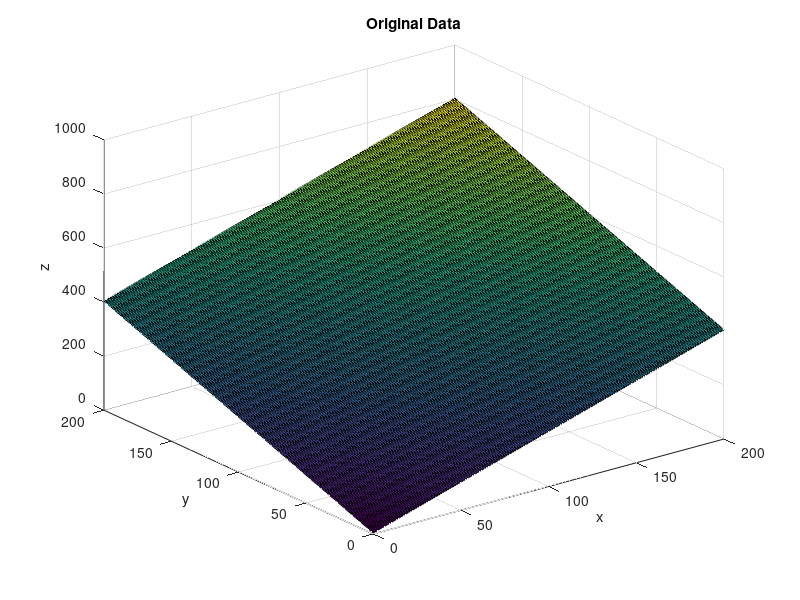
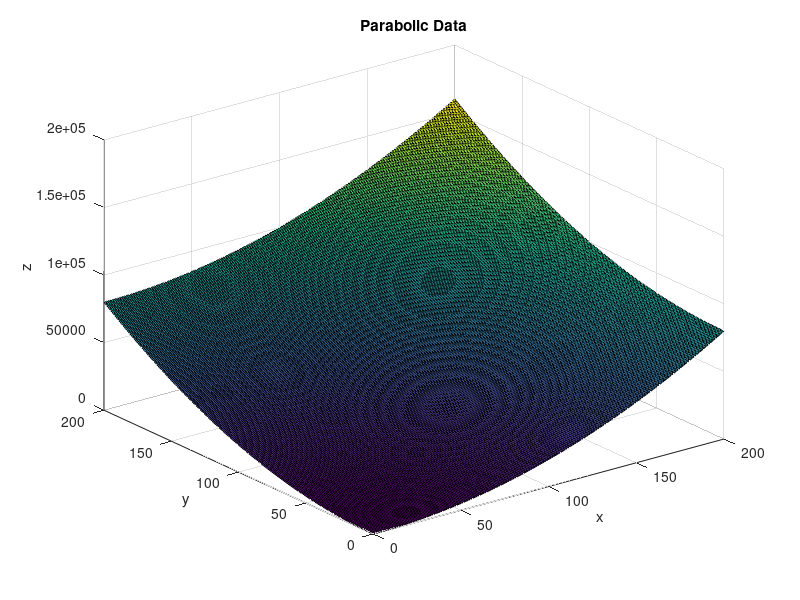
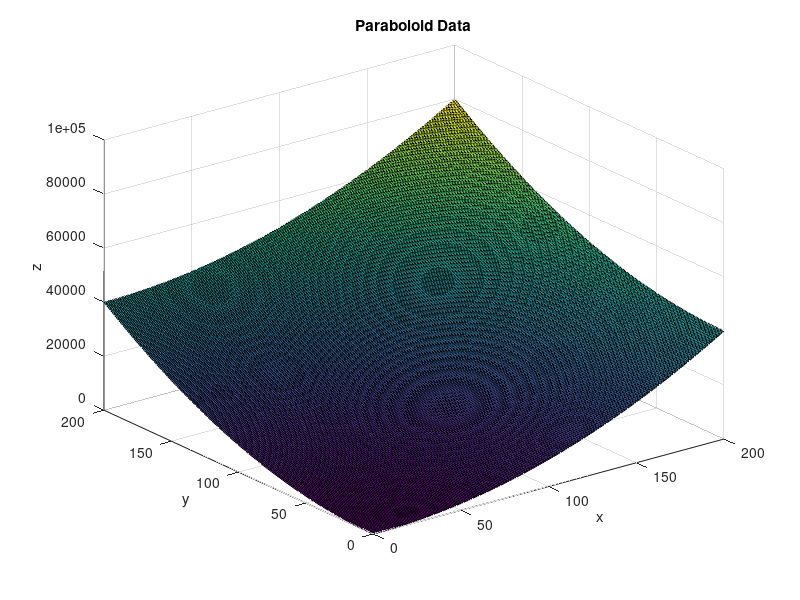

These charts were generated, in order, by the following MATLAB code:
% Try3dLinear
% Linear equation: y = mx + b
% To calculate the z in x,y plane, the updated equation is:
% z = m1*x + m2*y + b
% where m1 and m2 is equal

% main code
clear all; 
close all; 
clc;

TOTAL_ = 200;

% load data
[x, y] = meshgrid(linspace(0, TOTAL_, TOTAL_), linspace(0, TOTAL_, TOTAL_));

% calculate z
z = 2*x + 2*y + 4;

% plot data
figure(1)
surf(x,y,z)
xlabel('x')
ylabel('y')
zlabel('z')
title('Original Data')

% Parabolic Equation y = x^2
% To calculate the z in x,y plane, the updated equation is:
% z = m1*x^2 + m2*y^2 + b
% where m1 and m2 is equal

% main code

% calculate z
z_par = 2*x.^2 + 2*y.^2 + 4;

% plot data
figure(2)
surf(x,y,z_par)
xlabel('x')
ylabel('y')
zlabel('z')
title('Parabolic Data')

% Exponential Equation y = e^x
% To calculate the z in x,y plane, the updated equation is:
% z = m1*e^x + m2*e^y + b
% where m1 and m2 is equal

% main code

% calculate z
z_exp = 2*exp(x) + 2*exp(y) + 4;

% plot data
figure(3)
surf(x,y,z_exp)
xlabel('x')
ylabel('y')
zlabel('z')
title('Exponential Data')

% Paraboloid Equation y = x^2 + y^2
% To calculate the z in x,y plane, the updated equation is:
% z = m1*x^2 + m2*y^2 + b
% where m1 and m2 is equal

% main code

% calculate z
z_parab = x.^2 + y.^2 + 4;

% plot data
figure(4)
surf(x,y,z_parab)
xlabel('x')
ylabel('y')
zlabel('z')
title('Paraboloid Data')